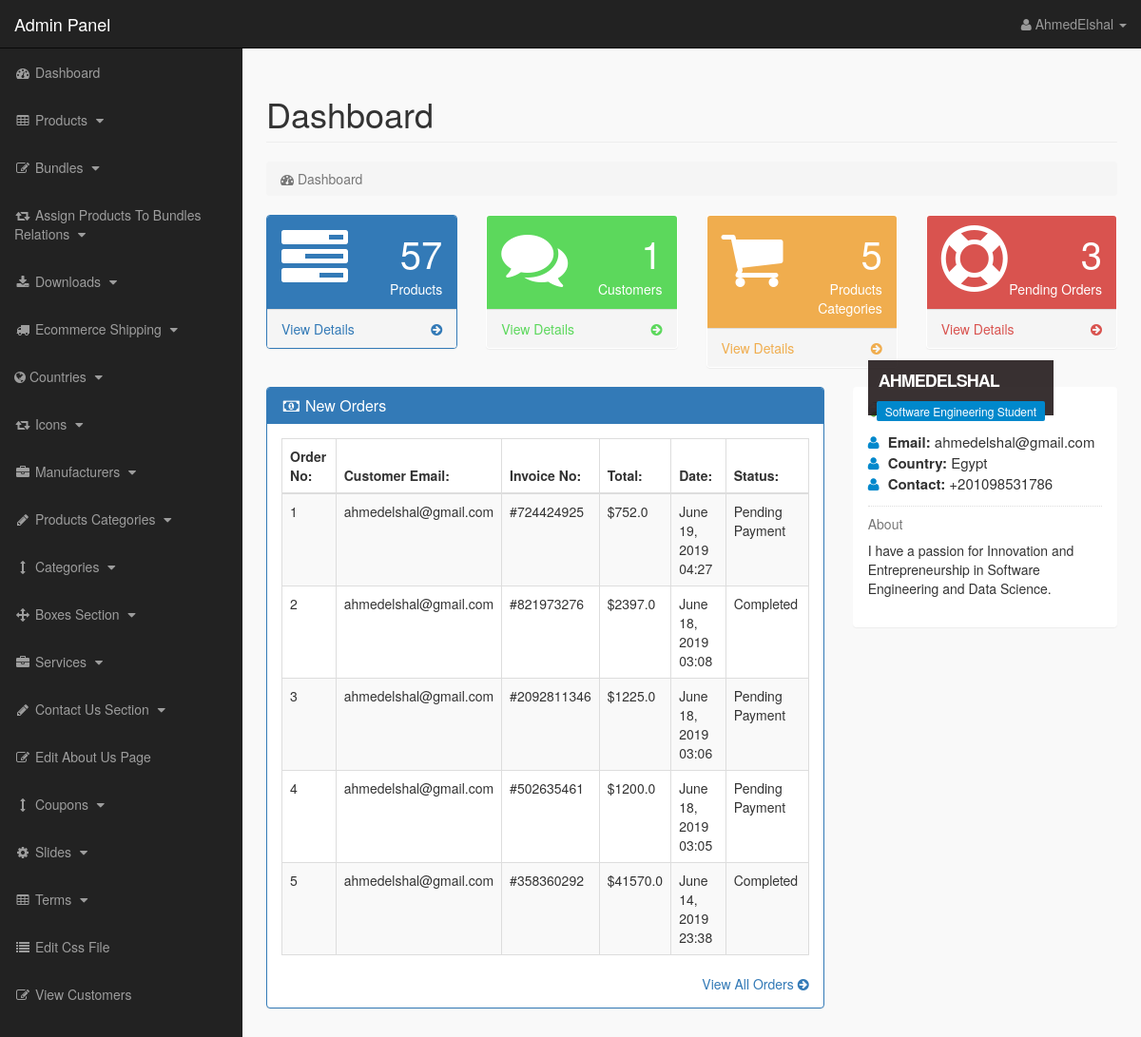
The page /admin_area/index.php?dashboard (signed in) on the database its author committed.
### tables this page shows
CREATE TABLE `orders` (
  `order_id` int(10) NOT NULL,
  `customer_id` int(10) NOT NULL,
  `invoice_no` int(10) NOT NULL,
  `shipping_type` text NOT NULL,
  `shipping_cost` decimal(10,1) NOT NULL,
  `payment_method` text NOT NULL,
  `order_date` text NOT NULL,
  `order_total` decimal(10,1) NOT NULL,
  `order_status` text NOT NULL
);

CREATE TABLE `customers` (
  `customer_id` int(10) NOT NULL,
  `customer_name` varchar(255) NOT NULL,
  `customer_email` varchar(255) NOT NULL,
  `customer_pass` varchar(255) NOT NULL,
  `customer_country` text NOT NULL,
  `customer_city` text NOT NULL,
  `customer_contact` varchar(255) NOT NULL,
  `customer_address` text NOT NULL,
  `customer_image` text NOT NULL,
  `customer_ip` varchar(255) NOT NULL,
  `customer_confirm_code` text NOT NULL
);

### admin_area/dashboard.php (the view, shortened to what this page needs)
<?php
if(!isset($_SESSION['admin_email'])){
echo "<script>window.open('login.php','_self')</script>";
}
else {
?>
<div class="row">
<div class="col-lg-12">
<h1 class="page-header">Dashboard</h1>
<ol class="breadcrumb">
<li class="active">
<i class="fa fa-dashboard"></i> Dashboard
</li>
</ol>
</div>
</div>
<div class="row">
<div class="col-lg-3 col-md-6">
<div class="panel panel-primary">
<div class="panel-heading">
<div class="row">
<div class="col-xs-3">
<i class="fa fa-tasks fa-5x"> </i>
</div>
<div class="col-xs-9 text-right">
<div class="huge"> <?php echo $count_products; ?> </div>
<div>Products</div>
</div>
</div>
</div>
<a href="index.php?view_products">
<div class="panel-footer">
<span class="pull-left"> View Details </span>
<span class="pull-right"> <i class="fa fa-arrow-circle-right"></i> </span>
<div class="clearfix"></div>
</div>
</a>
</div>
</div>
<div class="col-lg-3 col-md-6">
<div class="panel panel-green">
<div class="panel-heading">
<div class="row">
<div class="col-xs-3">
<i class="fa fa-comments fa-5x"> </i>
</div>
<div class="col-xs-9 text-right">
<div class="huge"> <?php echo $count_customers; ?> </div>
<div>Customers</div>
</div>
</div>
</div>
<a href="index.php?view_customers">
<div class="panel-footer">
<span class="pull-left"> View Details </span>
<span class="pull-right"> <i class="fa fa-arrow-circle-right"></i> </span>
<div class="clearfix"></div>
</div>
</a>
</div>
</div>
<div class="col-lg-3 col-md-6">
<div class="panel panel-yellow">
<div class="panel-heading">
<div class="row">
<div class="col-xs-3">
<i class="fa fa-shopping-cart fa-5x"> </i>
</div>
<div class="col-xs-9 text-right">
<div class="huge"> <?php echo $count_p_categories; ?> </div>
<div>Products Categories</div>
</div>
</div>
</div>
<a href="index.php?view_p_cats">
<div class="panel-footer">
<span class="pull-left"> View Details </span>
<span class="pull-right"> <i class="fa fa-arrow-circle-right"></i> </span>
<div class="clearfix"></div>
</div>
</a>
</div>
</div>
<div class="col-lg-3 col-md-6">
<div class="panel panel-red">
<div class="panel-heading">
<div class="row">
<div class="col-xs-3">
<i class="fa fa-support fa-5x"> </i>
</div>
<div class="col-xs-9 text-right">
<div class="huge"> <?php echo $count_pending_orders; ?> </div>
<div>Pending Orders</div>
</div>
</div>
</div>
<a href="index.php?view_orders">
<div class="panel-footer">
<span class="pull-left"> View Details </span>
<span class="pull-right"> <i class="fa fa-arrow-circle-right"></i> </span>
<div class="clearfix"></div>
</div>
</a>
</div>
</div>
</div>
<div class="row" >
<div class="col-lg-8" >
<div class="panel panel-primary" >
<div class="panel-heading" >
<h3 class="panel-title" >
<i class="fa fa-money fa-fw" ></i> New Orders
</h3>
</div>
<div class="panel-body" >
<div class="table-responsive" >
<table class="table table-bordered table-hover table-striped" >
<thead>
<tr>
<th> Order No: </th>
<th> Customer Email: </th>
<th> Invoice No: </th>
<th> Total: </th>
<th> Date: </th>
<th> Status: </th>
</tr>
</thead>
<tbody>
<?php
$select_orders = "select * from orders order by 1 desc limit 0,5";
$run_orders = mysqli_query($con,$select_orders);
$i = 0;
while($row_orders = mysqli_fetch_array($run_orders)){
$i++;
$customer_id = $row_orders["customer_id"];
$invoice_no = $row_orders["invoice_no"];
$order_total = $row_orders["order_total"];
$order_date = $row_orders["order_date"];
$order_status = $row_orders["order_status"];
$get_customer = "select * from customers where customer_id='$customer_id'";
$run_customer = mysqli_query($con, $get_customer);
$row_customer = mysqli_fetch_array($run_customer);
$customer_email = $row_customer['customer_email'];
?>
<tr>
<td><?php echo $i; ?></td>
<td><?php echo $customer_email; ?></td>
<td>#<?php echo $invoice_no; ?></td>
<td>$<?php echo $order_total; ?></td>
<td><?php echo $order_date; ?></td>
<td>
<?php
if($order_status == "pending"){
echo ucwords($order_status . " Payment");
}else{
echo ucwords($order_status);
}
?>
</td>
</tr>
<?php } ?>
</tbody>
</table>
</div>
<div class="text-right" >
<a href="index.php?view_orders" >
View All Orders <i class="fa fa-arrow-circle-right" ></i>
</a>
</div>
</div>
</div>
</div>
<div class="col-md-4">
<div class="panel">
<div class="panel-body">
<div class="thumb-info mb-md">
<div class="thumb-info-title">
<span class="thumb-info-inner"> <?php echo $admin_name; ?> </span>
<span class="thumb-info-type"> <?php echo $admin_job; ?> </span>
</div>
</div>
<div class="mb-md">
<div class="widget-content-expanded">
<i class="fa fa-user"></i> <span>Email: </span> <?php echo $admin_email; ?>  <br>
<i class="fa fa-user"></i> <span>Country: </span> <?php echo $admin_country; ?>   <br>
<i class="fa fa-user"></i> <span>Contact: </span> <?php echo $admin_contact; ?>   <br>
</div>
<hr class="dotted short">
<h5 class="text-muted">About</h5>
<p>
<?php echo $admin_about; ?>
</p>
</div>
</div>
</div>
</div>
</div>
<?php } ?>

### admin_area/includes/sidebar.php (shortened to what this page needs)
<?php
if(!isset($_SESSION['admin_email'])){
echo "<script>window.open('login.php','_self')</script>";
}
else {
?>
<nav class="navbar navbar-inverse navbar-fixed-top" >
<div class="navbar-header" >
<a class="navbar-brand" href="index.php?dashboard" >Admin Panel</a>
</div>
<ul class="nav navbar-right top-nav" >
<li class="dropdown" >
<a href="#" class="dropdown-toggle" data-toggle="dropdown" >
<i class="fa fa-user" ></i>
<?php echo $admin_name; ?> <b class="caret" ></b>
</a>
</li>
</ul>
<div class="collapse navbar-collapse navbar-ex1-collapse">
<ul class="nav navbar-nav side-nav">
<li>
<a href="index.php?dashboard">
<i class="fa fa-fw fa-dashboard"></i> Dashboard
</a>
</li>
<li>
<a href="#" data-toggle="collapse" data-target="#products">
<i class="fa fa-fw fa-table"></i> Products
<i class="fa fa-fw fa-caret-down"></i>
</a>
</li>
<li>
<a href="#" data-toggle="collapse" data-target="#bundles">
<i class="fa fa-fw fa-edit"></i> Bundles
<i class="fa fa-fw fa-caret-down"></i>
</a>
</li>
<li>
<a href="#" data-toggle="collapse" data-target="#relations">
<i class="fa fa-fw fa-retweet"></i> Assign Products To Bundles Relations
<i class="fa fa-fw fa-caret-down"></i>
</a>
</li>
<li>
<a href="#" data-toggle="collapse" data-target="#downloads">
<i class="fa fa-fw fa-download"></i> Downloads
<i class="fa fa-fw fa-caret-down"></i>
</a>
</li>
<li>
<a href="#" data-toggle="collapse" data-target="#shipping">
<i class="fa fa-fw fa-truck"></i> Ecommerce Shipping
<i class="fa fa-fw fa-caret-down"></i>
</a>
</li>
<li>
<a href="#" data-toggle="collapse" data-target="#countries">
<i class="fa fa-globe"></i> Countries
<i class="fa fa-fw fa-caret-down"></i>
</a>
</li>
<li>
<a href="#" data-toggle="collapse" data-target="#icons">
<i class="fa fa-fw fa-retweet"> </i> Icons
<i class="fa fa-fw fa-caret-down" ></i>
</a>
</li>
<li>
<a href="#" data-toggle="collapse" data-target="#manufacturers">
<i class="fa fa-fw fa-briefcase"></i> Manufacturers
<i class="fa fa-fw fa-caret-down"></i>
</a>
</li>
<li>
<a href="#" data-toggle="collapse" data-target="#p_cat">
<i class="fa fa-fw fa-pencil"></i> Products Categories
<i class="fa fa-fw fa-caret-down"></i>
</a>
</li>
<li>
<a href="#" data-toggle="collapse" data-target="#cat">
<i class="fa fa-fw fa-arrows-v"></i> Categories
<i class="fa fa-fw fa-caret-down"></i>
</a>
</li>
<li>
<a href="#" data-toggle="collapse" data-target="#boxes">
<i class="fa fa-fw fa-arrows"></i> Boxes Section
<i class="fa fa-fw fa-caret-down"></i>
</a>
</li>
<li>
<a href="#" data-toggle="collapse" data-target="#services">
<i class="fa fa-fw fa-briefcase"></i> Services
<i class="fa fa-fw fa-caret-down"></i>
</a>
</li>
<li>
<a href="#" data-toggle="collapse" data-target="#contact_us">
<i class="fa fa-fw fa-pencil"> </i> Contact Us Section
<i class="fa fa-fw fa-caret-down"></i>
</a>
</li>
<li>
<a href="index.php?edit_about_us">
<i class="fa fa-fw fa-edit"></i> Edit About Us Page
</a>
</li>
<li>
<a href="#" data-toggle="collapse" data-target="#coupons">
<i class="fa fa-fw fa-arrows-v"></i> Coupons
<i class="fa fa-fw fa-caret-down"></i>
</a>
</li>
<li>
<a href="#" data-toggle="collapse" data-target="#slides">
<i class="fa fa-fw fa-gear"></i> Slides
<i class="fa fa-fw fa-caret-down"></i>
</a>
</li>
<li>
<a href="#" data-toggle="collapse" data-target="#terms" >
<i class="fa fa-fw fa-table"></i> Terms
<i class="fa fa-fw fa-caret-down"></i>
</a>
</li>
<li>
<a href="index.php?edit_css">
<i class="fa fa-fw fa-list"></i> Edit Css File
</a>
</li>
<li>
<a href="index.php?view_customers">
<i class="fa fa-fw fa-edit"></i> View Customers
</a>
</li>
<li>
<a href="index.php?view_orders">
</a>
</li>
</ul>
</div>
</nav>
<?php } ?>

### admin_area/css/style.css (style rules this page uses)
body { margin-top:100px; }
@media (min-width: 768px) { body { margin-top:50px; } }
.top-nav { padding:0 15px; }
.top-nav>li { display:inline-block; float:left; }
.top-nav>li>a { padding-top:15px; padding-bottom:15px; line-height:20px; color:#999; }
@media (min-width: 768px) { .side-nav { position:fixed; top:51px; width:255px; border-radius:0; overflow-y:auto; background-color: #222; bottom:0; overflow-x:hidden; padding-bottom:40px; } }
@media (min-width: 768px) { .side-nav>li>a { width:255px; } }
.huge { font-size:40px; line-height:normal; }
.panel-green > .panel-heading { color:#fff; background-color:#5cd85c; }
.panel-green > a { color:#5cd85c; }
.panel-red > .panel-heading { color:#fff; background-color:#d9534f; }
.panel-red > a { color:#d9534f; }
.panel-yellow > .panel-heading { color:#fff; background-color:#f0ad4e; }
.panel-yellow > a { color:#f0ad4e; }
.panel-body { border-radius:5px; }
.thumb-info { position: relative; }
.mb-md { margin-bottom: 15px !important; }
hr { border:0; height: 1px; margin: 22px 0 22px 0; }
hr.dotted { height:0; border-bottom: 1px dotted #ddd; margin: 11px 0 11px 0; }
.thumb-info .thumb-info-title { background: rgba(36, 27, 28, 0.9); bottom:10%; color:#fff; font-size:18px; font-weight: 700; left: 0; letter-spacing: -1px; padding: 9px 11px 9px; position: absolute; text-transform: uppercase; z-index: 1; }
.thumb-info .thumb-info-inner { display:block; }
.thumb-info .thumb-info-type { background-color: #0088cc; border-radius: 2px; display: inline-block; float:left; font-size:12px; font-weight:400; letter-spacing:0; margin: 8px -2px -15px -2px; padding: 2px 9px; text-transform:none; }
.widget-content-expanded { font-size:15px; }
.widget-content-expanded span { font-weight:bold; }
.widget-content-expanded i { color:#0088cc; margin-right:5px; }

### rows shown on the page
orders: customer.customer_email "ahmedelshal@gmail.com", invoice_no "724424925", order_total "752.0", order_date "June 19, 2019 04:27", order_status "Pending Payment"
orders: customer.customer_email "ahmedelshal@gmail.com", invoice_no "821973276", order_total "2397.0", order_date "June 18, 2019 03:08", order_status "Completed"
orders: customer.customer_email "ahmedelshal@gmail.com", invoice_no "2092811346", order_total "1225.0", order_date "June 18, 2019 03:06", order_status "Pending Payment"
orders: customer.customer_email "ahmedelshal@gmail.com", invoice_no "502635461", order_total "1200.0", order_date "June 18, 2019 03:05", order_status "Pending Payment"
orders: customer.customer_email "ahmedelshal@gmail.com", invoice_no "358360292", order_total "41570.0", order_date "June 14, 2019 23:38", order_status "Completed"

### other values the page prints
$admin_name "AhmedElshal"
$count_products "57"
$count_customers "1"
$count_p_categories "5"
$count_pending_orders "3"
$admin_name "AHMEDELSHAL"
$admin_job "Software Engineering Student"
$admin_email "ahmedelshal@gmail.com"
$admin_country "Egypt"
$admin_contact "+201098531786"
$admin_about "I have a passion for Innovation and Entrepreneurship in Software Engineering and Data Science."
